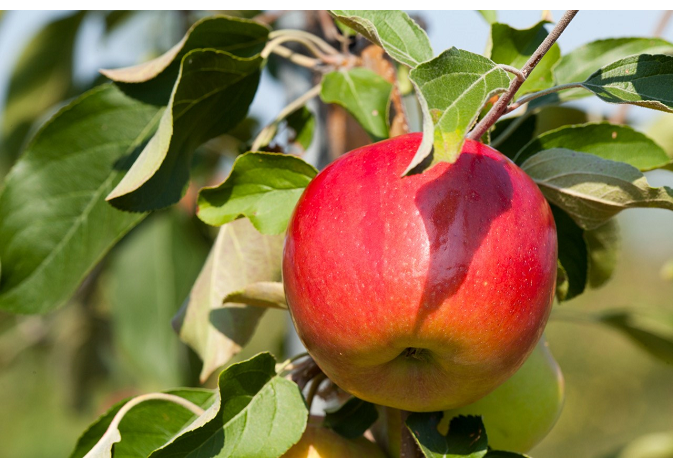
//> input picture homework1.1.2/apple.png, 673 x 468 px
$ ./main   (built with g++ and OpenCV 4)
//> lines starting //> are read from the running program, lines starting //| are printed output that depends on the picture; after the words box and inside, x2 and y2 are one past the last pixel; in counts of white or black regions, pixels touching at a corner belong together
#include <iostream>
#include <opencv2/core/core.hpp>
#include <opencv2/highgui/highgui.hpp>
#include <opencv2/imgcodecs.hpp>
#include <opencv2/imgproc.hpp>
#include <assert.h>
using namespace cv;
using namespace std;
// [10 lines of commented-out code are left out]
bool judgeContourByArea(const std::vector<cv::Point> &contour)
{
    if (cv::contourArea(contour) > 2000){ // 舍弃小轮廓
        return true;
    }
    return false;
}
//绘画函数
void dfs(cv::Mat &drawer,
        const std::vector< std::vector<cv::Point> > &contours,
        const std::vector< cv::Vec4i > &hierachy,
        const int &id,
        const int &depth)
{
    if (id == -1){
        return;
    }
    if(judgeContourByArea(contours[id])==true){
        Rect rectang;
        drawContours(drawer, contours, id, {225,225,225}, 3);//画轮廓
        rectang=boundingRect(contours[id]);//轮廓的最小外接方形
        rectangle(drawer, rectang, {225,225,225}, 3, LINE_8);//画方形
    }
}


int main()
{
	Mat apple_image;                                        //原图像
    Mat apple_channels[3];                                  //用于储存三通道
    Mat red_sub_green;                                      //红减绿灰度图
    Mat normal;                                             //归一化后所得图
    Mat binary;                                             //二值化所得图
    Mat blured_img1;                                        //中值滤波处理后图像
    Mat dilated_img;                                        //膨胀后图像
    Mat eroded_img;                                         //腐蚀后图像
    Mat blured_img2;                                        //闭运算后再次使用中值滤波所得图像
    apple_image=cv::imread("../apple.png");                 //读取图像
//> apple_image is the input picture: 468 rows x 673 cols, CV_8UC3; mean B, G, R 74.9, 119, 137.7
    assert(apple_image.channels() == 3);                    //检测是否为三通道彩色图片
    split(apple_image, apple_channels);                     //三通道分离
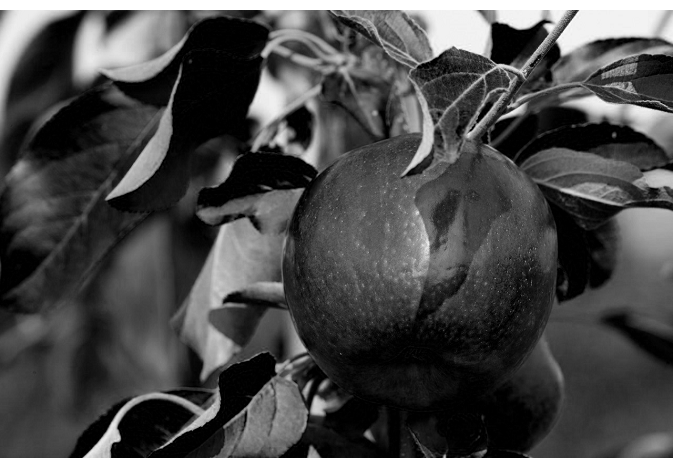
//> apple_channels[0]: 468 rows x 673 cols, CV_8UC1; min 0, max 255, mean 74.9
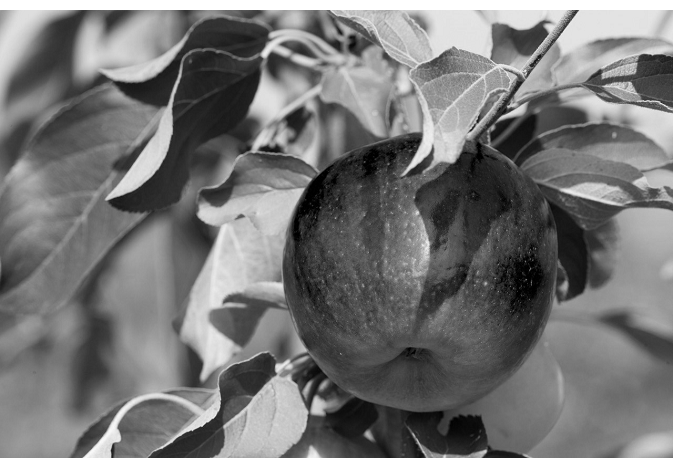
//> apple_channels[1]: 468 rows x 673 cols, CV_8UC1; min 0, max 255, mean 119
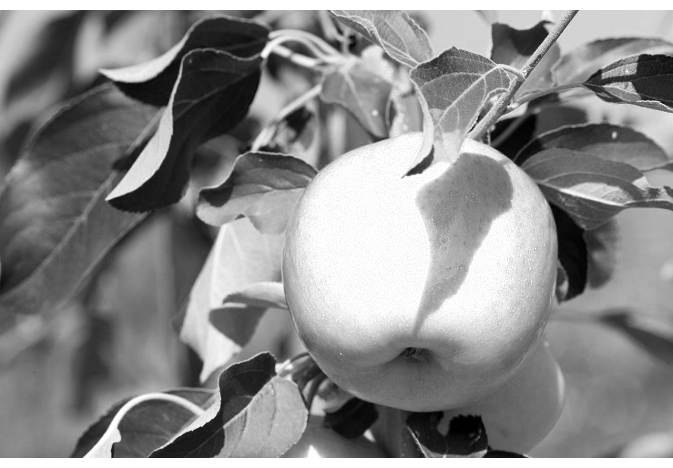
//> apple_channels[2]: 468 rows x 673 cols, CV_8UC1; min 0, max 255, mean 137.7
    red_sub_green=apple_channels[2]-apple_channels[1]-apple_channels[0];      //红绿通道相减
    normalize(red_sub_green, normal, 0., 255., cv::NORM_MINMAX);        //归一化
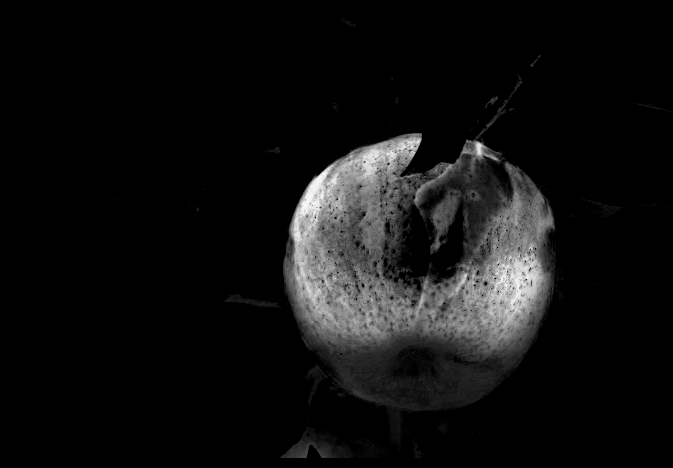
//> normal: 468 rows x 673 cols, CV_8UC1; min 0, max 255, mean 16.5
    threshold(normal, binary, 20, 255, THRESH_BINARY);                  //二值化
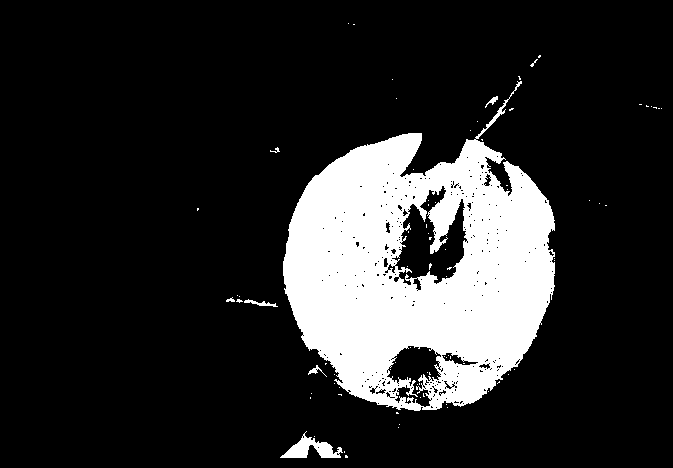
//> binary: 468 rows x 673 cols, CV_8UC1; 16.6% white; 81 white regions (74 under 20 px), largest, box (x1, y1, x2, y2) and area: (283, 81, 555, 411) 51224, (280, 431, 343, 458) 702, (244, 299, 278, 307) 99
    medianBlur(binary, blured_img1,7);                                //中值滤波
//> blured_img1: 468 rows x 673 cols, CV_8UC1; 16.7% white; 9 white regions (4 under 20 px), largest, box (x1, y1, x2, y2) and area: (283, 133, 555, 411) 51840, (284, 436, 342, 458) 678, (488, 108, 504, 126) 75, (311, 368, 318, 373) 27, (490, 97, 496, 103) 25
    Mat dilate_kernel = getStructuringElement(MORPH_RECT,Size(7,7), Point(-1, -1)); //膨胀核
    Mat erode_kernel = getStructuringElement(MORPH_RECT,Size(7,7), Point(-1, -1));  //腐蚀核
    dilate(blured_img1, dilated_img, dilate_kernel,Point(-1, -1),1,0,morphologyDefaultBorderValue());//膨胀
//> dilated_img: 468 rows x 673 cols, CV_8UC1; 19.2% white; 5 white regions, box (x1, y1, x2, y2) and area: (280, 130, 558, 414) 58464, (281, 433, 345, 461) 1272, (485, 94, 507, 129) 448, (308, 365, 321, 376) 135, (258, 299, 270, 308) 108
    erode(dilated_img, eroded_img, erode_kernel,Point(-1, -1),1,0,morphologyDefaultBorderValue());//腐蚀
    medianBlur(eroded_img, blured_img2, 7);//中值滤波
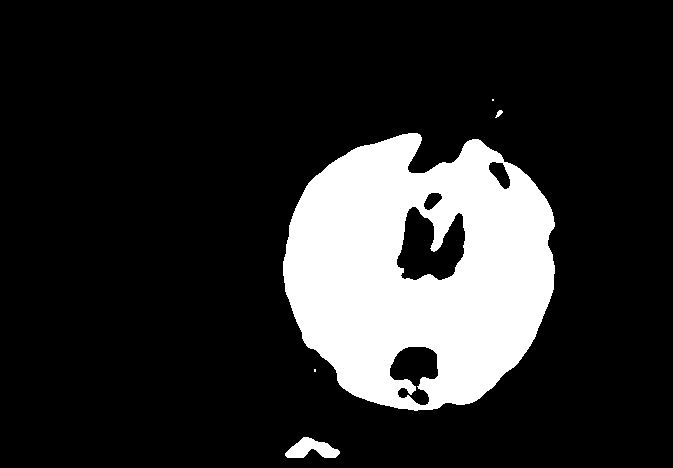
//> blured_img2: 468 rows x 673 cols, CV_8UC1; 16.9% white; 5 white regions (2 under 20 px)
    vector< vector<cv::Point> > contour;//轮廓
    vector< Vec4i > hierachy;
    findContours(blured_img2,contour, hierachy, RETR_EXTERNAL, CHAIN_APPROX_NONE);//读取轮廓
//> contour = 5 contours, 2 with area under 20; largest, box (x1, y1, x2, y2) and area: (283, 133, 555, 411) 57501, (285, 437, 340, 458) 624, (495, 110, 503, 118) 22
    Mat drawer = Mat::zeros(Size(blured_img2.cols, blured_img2.rows), CV_8UC3);//画布
    drawer=apple_image.clone();//复制原始图像
    for (int i = 0; i + 1; i = hierachy[i][0]){
        dfs(drawer, contour, hierachy, i, 0); // 遍历所有轮廓
    }
//> this loop made 5 passes
//> rectang in dfs on pass 3: Rect(283, 133, 272, 278)
//> pass 3, `dfs(drawer, contour, hierachy, i, 0);`:
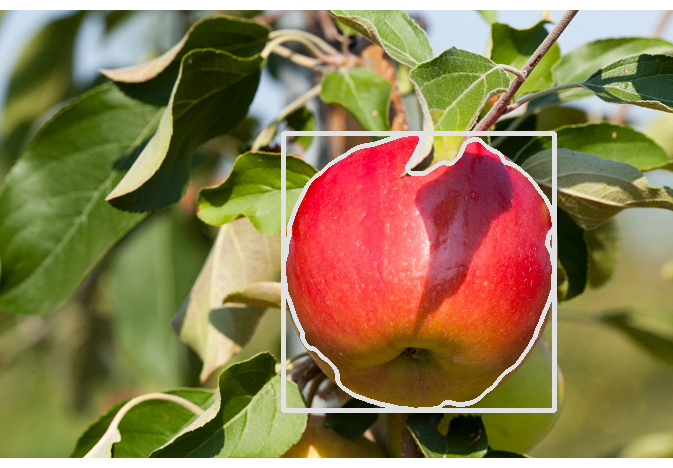
//> drawer: 468 rows x 673 cols, CV_8UC3; 2.86% of pixels changed, all inside (x1, y1, x2, y2) = (281, 131, 557, 413)
    imshow("red",binary);
    imshow("contours", drawer);
    //imwrite("../",drawer);


    waitKey(0);
	return 0;
}
